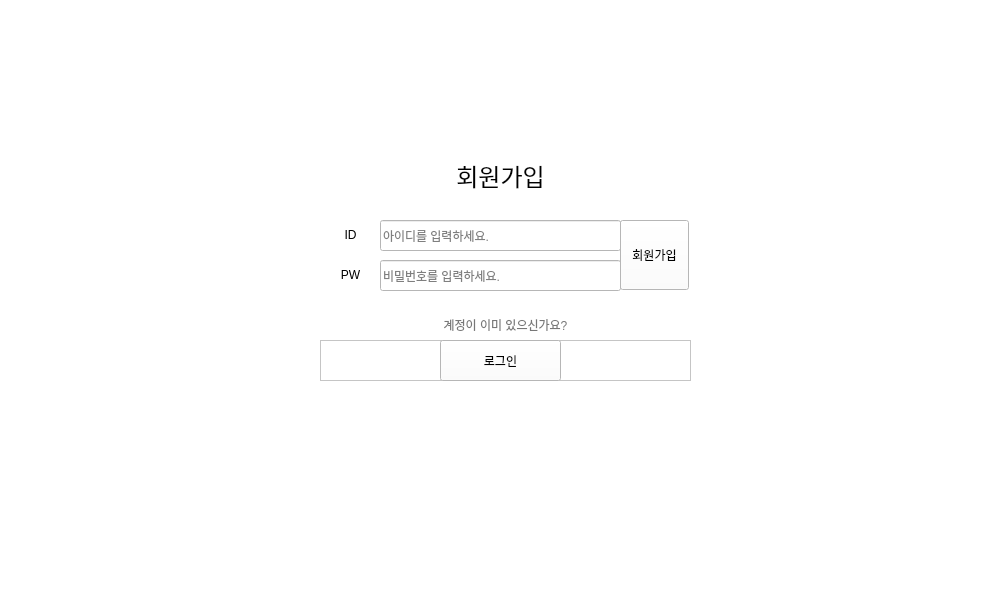
<?xml version="1.0" encoding="UTF-8"?>
<ui version="4.0">
 <class>SignUpWindow</class>
 <widget class="QMainWindow" name="SignUpWindow">
  <property name="geometry">
   <rect>
    <x>0</x>
    <y>0</y>
    <width>1000</width>
    <height>600</height>
   </rect>
  </property>
  <property name="windowTitle">
   <string>LoginWindow</string>
  </property>
  <property name="styleSheet">
   <string notr="true">background-color: white;</string>
  </property>
  <widget class="QWidget" name="centralwidget">
   <widget class="QWidget" name="verticalLayoutWidget_2">
    <property name="geometry">
     <rect>
      <x>0</x>
      <y>140</y>
      <width>1001</width>
      <height>71</height>
     </rect>
    </property>
    <layout class="QVBoxLayout" name="verticalLayout_2">
     <item>
      <widget class="QLabel" name="label">
       <property name="font">
        <font>
         <pointsize>11</pointsize>
        </font>
       </property>
       <property name="text">
        <string>&lt;html&gt;&lt;head/&gt;&lt;body&gt;&lt;p align=&quot;center&quot;&gt;&lt;span style=&quot; font-size:18pt;&quot;&gt;회원가입&lt;/span&gt;&lt;/p&gt;&lt;/body&gt;&lt;/html&gt;</string>
       </property>
      </widget>
     </item>
    </layout>
   </widget>
   <widget class="QWidget" name="verticalLayoutWidget_3">
    <property name="geometry">
     <rect>
      <x>140</x>
      <y>160</y>
      <width>4</width>
      <height>4</height>
     </rect>
    </property>
    <layout class="QVBoxLayout" name="verticalLayout_4"/>
   </widget>
   <widget class="QWidget" name="verticalLayoutWidget_8">
    <property name="geometry">
     <rect>
      <x>320</x>
      <y>220</y>
      <width>61</width>
      <height>31</height>
     </rect>
    </property>
    <layout class="QVBoxLayout" name="verticalLayout_9">
     <item>
      <widget class="QFrame" name="frame_2">
       <property name="frameShape">
        <enum>QFrame::StyledPanel</enum>
       </property>
       <property name="frameShadow">
        <enum>QFrame::Raised</enum>
       </property>
       <widget class="QLabel" name="label_2">
        <property name="geometry">
         <rect>
          <x>0</x>
          <y>0</y>
          <width>61</width>
          <height>31</height>
         </rect>
        </property>
        <property name="text">
         <string>&lt;html&gt;&lt;head/&gt;&lt;body&gt;&lt;p align=&quot;center&quot;&gt;ID&lt;/p&gt;&lt;/body&gt;&lt;/html&gt;</string>
        </property>
       </widget>
      </widget>
     </item>
    </layout>
   </widget>
   <widget class="QWidget" name="verticalLayoutWidget_9">
    <property name="geometry">
     <rect>
      <x>620</x>
      <y>220</y>
      <width>71</width>
      <height>70</height>
     </rect>
    </property>
    <layout class="QVBoxLayout" name="verticalLayout_10">
     <item>
      <widget class="QPushButton" name="signupButton">
       <property name="minimumSize">
        <size>
         <width>69</width>
         <height>0</height>
        </size>
       </property>
       <property name="maximumSize">
        <size>
         <width>20</width>
         <height>100</height>
        </size>
       </property>
       <property name="text">
        <string>회원가입</string>
       </property>
       <property name="iconSize">
        <size>
         <width>10</width>
         <height>30</height>
        </size>
       </property>
      </widget>
     </item>
    </layout>
   </widget>
   <widget class="QWidget" name="verticalLayoutWidget_10">
    <property name="geometry">
     <rect>
      <x>320</x>
      <y>260</y>
      <width>61</width>
      <height>31</height>
     </rect>
    </property>
    <layout class="QVBoxLayout" name="verticalLayout_11">
     <item>
      <widget class="QFrame" name="frame_3">
       <property name="frameShape">
        <enum>QFrame::StyledPanel</enum>
       </property>
       <property name="frameShadow">
        <enum>QFrame::Raised</enum>
       </property>
       <widget class="QLabel" name="label_3">
        <property name="geometry">
         <rect>
          <x>0</x>
          <y>0</y>
          <width>61</width>
          <height>31</height>
         </rect>
        </property>
        <property name="text">
         <string>&lt;html&gt;&lt;head/&gt;&lt;body&gt;&lt;p align=&quot;center&quot;&gt;PW&lt;/p&gt;&lt;/body&gt;&lt;/html&gt;</string>
        </property>
       </widget>
      </widget>
     </item>
    </layout>
   </widget>
   <widget class="QWidget" name="verticalLayoutWidget_4">
    <property name="geometry">
     <rect>
      <x>320</x>
      <y>310</y>
      <width>371</width>
      <height>31</height>
     </rect>
    </property>
    <layout class="QVBoxLayout" name="verticalLayout_5">
     <item>
      <widget class="QLabel" name="label_4">
       <property name="text">
        <string>&lt;html&gt;&lt;head/&gt;&lt;body&gt;&lt;p align=&quot;center&quot;&gt;&lt;span style=&quot; color:#777777;&quot;&gt;계정이 이미 있으신가요?&lt;/span&gt;&lt;/p&gt;&lt;/body&gt;&lt;/html&gt;</string>
       </property>
      </widget>
     </item>
    </layout>
   </widget>
   <widget class="QWidget" name="verticalLayoutWidget_5">
    <property name="geometry">
     <rect>
      <x>320</x>
      <y>340</y>
      <width>371</width>
      <height>41</height>
     </rect>
    </property>
    <layout class="QVBoxLayout" name="verticalLayout_6">
     <item>
      <widget class="QFrame" name="frame_4">
       <property name="frameShape">
        <enum>QFrame::StyledPanel</enum>
       </property>
       <property name="frameShadow">
        <enum>QFrame::Raised</enum>
       </property>
       <widget class="QPushButton" name="loginButton">
        <property name="geometry">
         <rect>
          <x>120</x>
          <y>0</y>
          <width>121</width>
          <height>41</height>
         </rect>
        </property>
        <property name="text">
         <string>로그인</string>
        </property>
       </widget>
      </widget>
     </item>
    </layout>
   </widget>
   <widget class="QLineEdit" name="password">
    <property name="geometry">
     <rect>
      <x>380</x>
      <y>260</y>
      <width>241</width>
      <height>31</height>
     </rect>
    </property>
    <property name="maxLength">
     <number>100</number>
    </property>
    <property name="echoMode">
     <enum>QLineEdit::Password</enum>
    </property>
    <property name="placeholderText">
     <string>비밀번호를 입력하세요.</string>
    </property>
   </widget>
   <widget class="QLineEdit" name="id">
    <property name="geometry">
     <rect>
      <x>380</x>
      <y>220</y>
      <width>241</width>
      <height>31</height>
     </rect>
    </property>
    <property name="echoMode">
     <enum>QLineEdit::Normal</enum>
    </property>
    <property name="placeholderText">
     <string>아이디를 입력하세요.</string>
    </property>
   </widget>
  </widget>
  <widget class="QStatusBar" name="statusbar"/>
 </widget>
 <resources/>
 <connections/>
</ui>
